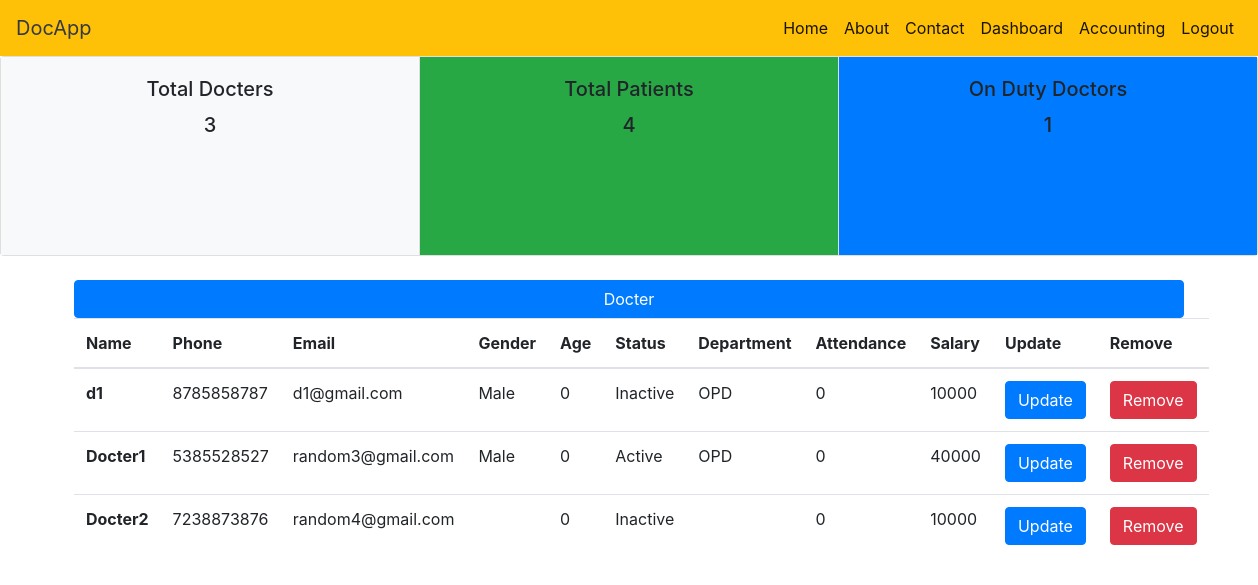
/hr_dashboard/, run on an earlier commit of the app's database.
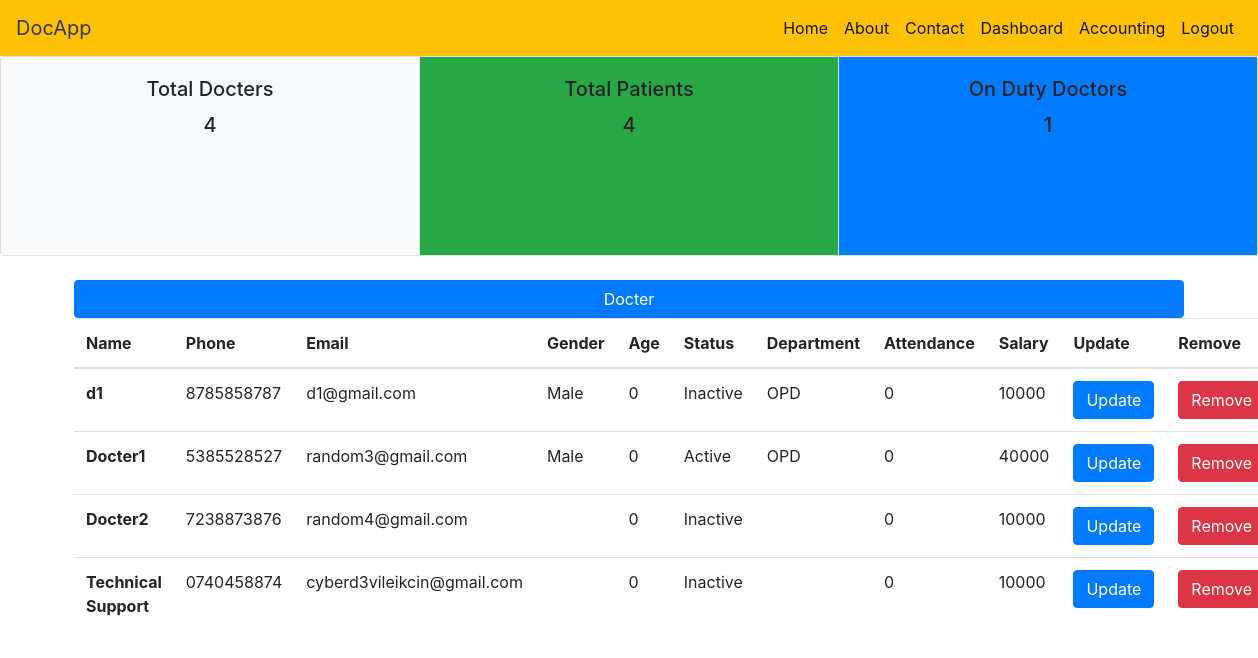
And on a later commit of the database.
### DOCTER/models.py (models this page shows)
class Docter(models.Model):
	name = models.CharField(max_length=40)
	phone = models.CharField(max_length=12,default="",unique=True)
	email = models.CharField(max_length=50,unique=True)
	gender = models.CharField(max_length=30)
	address = models.CharField(max_length=200)
	age = models.IntegerField(default= 0)
	blood = models.CharField(max_length=10)
	username = models.OneToOneField(User,on_delete = models.CASCADE)
	status = models.BooleanField(default = 0)
	department = models.CharField(max_length=30 , default = "")
	attendance = models.IntegerField(default = 0)
	salary = models.IntegerField(default = 10000)

### COMMON_APP/views.py (the view)
# urls.py: path('hr_dashboard/', hr_dashboard , name = 'hr_dashboard'),
def hr_dashboard(request):
	status = False
	if request.user:
		status = request.user
	all_p = Patient.objects.all()
	all_d = Docter.objects.all()
	active_d = Docter.objects.filter(status = 1)
	return render(request , 'hr_dashboard.html' ,{"all_p":len(all_p) ,"all_d":len(all_d) ,"all_data" : all_d , "active_d":len(active_d) ,'user' : "H" , 'status' : status})

### templates/hr_dashboard.html (shortened to what this page needs)
<!DOCTYPE html>
<html>
<head>
	<link rel="stylesheet" href="https://stackpath.bootstrapcdn.com/bootstrap/4.5.0/css/bootstrap.min.css" >
	</head>
<body>
 {% include "nav.html" %}
 <div class="card-group">
  <div class="card">
    <div class="card-body bg-light">
      <h5 class="card-title">Total Docters</h5>
      <h5>{{ all_d }}</h5>
    </div>
  </div>
  <div class="card">
    <div class="card-body bg-success">
      <h5 class="card-title">Total Patients</h5>
      <h5>{{ all_p }}</h5>
    </div>
  </div>
  <div class="card">
    <div class="card-body bg-primary">
      <h5 class="card-title">On Duty Doctors</h5>
      <h5>{{ active_d }}</h5>
    </div>
  </div>
</div>
<br>
<div class="container">
<div class="row">
	<div class="col-sm-12">
		<button class="btn btn-primary">Docter</button>
		<table class="table">
  <thead>
    <tr>
      <th scope="col">Name</th>
      <th scope="col">Phone</th>
      <th scope="col">Email</th>
      <th scope="col">Gender</th>
      <th scope="col">Age</th>
      <th scope="col">Status</th>
      <th scope="col">Department</th>
      <th scope="col">Attendance</th>
      <th scope="col">Salary</th>
      <th scope="col">Update </th>
      <th scope="col">Remove</th>
    </tr>
  </thead>
  <tbody>
  	  	{% for data in all_data %}
    <tr>
      <th scope="row">{{ data.name }}</th>
      <td> {{ data.phone }}</td>
      <td> {{ data.email }} </td>
      <td> {{ data.gender }}</td>
      <td> {{ data.age }}</td>
      {% if data.status %}
      <td> Active</td>
      {% else %}
      <td> Inactive</td>
{% endif %}
      <td> {{ data.department }}</td>
      <td> {{ data.attendance }}</td>
      <td> {{ data.salary }}</td>
      <td><a href="{% url 'update_docter' id=data.id %}" class="btn btn-primary" >Update</a></td>
      <td><a href="{% url 'delete_docter' %}" class="btn btn-danger" >Remove</a></td>
    </tr>
    {% endfor %}
  </tbody>
</table>
	</div>
  </div>
</div>
</body>
</html>

### templates/nav.html (shortened to what this page needs)
<nav class="navbar navbar-expand-lg navbar-light bg-warning">
  <a class="navbar-brand text-dark" href="#">DocApp</a>
  <div class="collapse navbar-collapse" id="navbarNavDropdown">
    <ul class="navbar-nav ml-auto">
      {% if user == None %}
      <li class="nav-item active">
        <a class="nav-link" href="/">Home <span class="sr-only">(current)</span></a>
      </li>
      {% else %}
      <li class="nav-item active">
        <a class="nav-link" href="{% url 'dashboard' user=user %}">Home <span class="sr-only">(current)</span></a>
      </li>
     {% endif %}
      <li class="nav-item active">
        <a class="nav-link" href="/about">About <span class="sr-only">(current)</span></a>
      </li>
       <li class="nav-item active">
        <a class="nav-link" href="/contact">Contact <span class="sr-only">(current)</span></a>
      </li>
                  {% if status and user == "H" %}
<li class="nav-item active">
        <a class="nav-link" href="{% url 'hr_dashboard' %}"> Dashboard <span class="sr-only">(current)</span></a>
      </li>
      <li class="nav-item active">
        <a class="nav-link" href="{% url 'hr_accounting'  %}"> Accounting <span class="sr-only">(current)</span></a>
      </li>
     <li class="nav-item active">
        <a class="nav-link" href="/logout">Logout <span class="sr-only">(current)</span></a>
      </li>
      {% endif %}
    </ul>
  </div>
</nav>

### templates/hr_dashboard.html (style rules this page uses)
.card-body { text-align: center; }
.card { height: 200px; }
button { width: 100%; }

What changed in the data, as far as the page shows it:
added Docter: name "Technical Support", phone "0740458874", email "cyberd3vileikcin@gmail.com", age "0", status "Inactive", attendance "0", salary "10000"
Also different on the page:
{{ all_d }}: "3" → "4"
